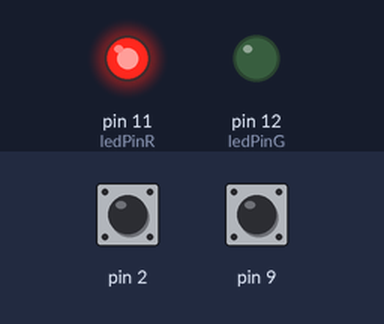
The sketch below on a simulated Arduino Uno, built with avr-gcc and run on an emulated ATmega328P. On the bench: output pins drawn as LEDs (lit = HIGH). The inputs (shaded band) are chosen by the test bench; at power-on: pin 2 HIGH, pin 9 HIGH. What the sketch prints to the serial monitor is not drawn.

Above: at 0.1 s.
Timing chart, 0 to 1.6 s (numbered marks = the images above):
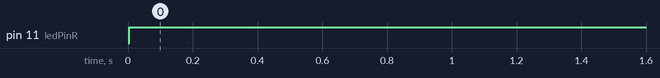

The sketch:

capTest.ino
```cpp
#include <CapacitiveSensor.h>

  CapacitiveSensor   cs_3_2 = CapacitiveSensor(3,2);
  CapacitiveSensor   cs_24_26 = CapacitiveSensor(24,26);
  CapacitiveSensor   cs_8_9 = CapacitiveSensor(8,9);

  int ledPinB = 8;                                 //Blue LED
  int ledPinG = 12;                                //Green LED
  int ledPinR = 11;                                //Red LED

  void setup()
  {
     cs_3_2.set_CS_AutocaL_Millis(0xFFFFFFFF);     // turn off autocalibrate on channel 1 - just as an example
     cs_24_26.set_CS_AutocaL_Millis(0xFFFFFFFF);
     cs_8_9.set_CS_AutocaL_Millis(0xFFFFFFFF);
     Serial.begin(9600);
     pinMode(ledPinB, OUTPUT);
     pinMode(ledPinG, OUTPUT);
     pinMode(ledPinR, OUTPUT);
  }

  void loop()
  {
      long totalB =  cs_3_2.capacitiveSensor(10);
      long totalG =  cs_24_26.capacitiveSensor(10);
      long totalR =  cs_8_9.capacitiveSensor(10);

      Serial.println(totalB);                       //Send all data as serial output
      Serial.println(totalG);
      Serial.println(totalR);


      if (totalB == 0){
        digitalWrite(ledPinB, HIGH);                //Turn on LED
      }else
        digitalWrite(ledPinB, LOW);                 //Turn off LED

      if (totalG == 0){
        digitalWrite(ledPinG, HIGH);
      }else
        digitalWrite(ledPinG, LOW);

     if (totalR > 0){
        digitalWrite(ledPinR, HIGH);
      }else
        digitalWrite(ledPinR, LOW);
  }
```

Measured:
- by itself, pin 11 (ledPinR): LOW → HIGH at 0.00 s
